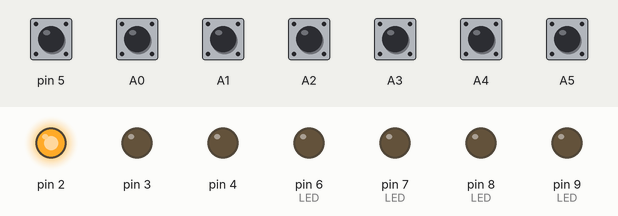
This sketch was run on a simulated Arduino Uno, built with avr-gcc and run on an emulated ATmega328P. Shown: output pins drawn as LEDs (lit = HIGH). Inputs (shaded band) come from the test bench; at power-on: A0–5, pin 5 HIGH. What the sketch prints to the serial monitor is not drawn.

Above: at 1.2 s.
1.3 s: A4 pulled LOW for 0.15 s
At 1.4 s:
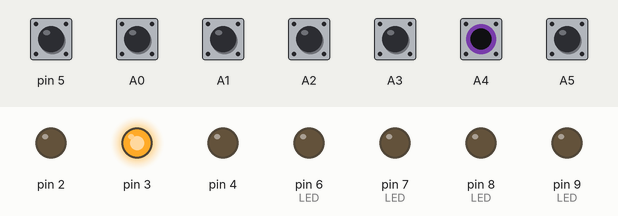
Timing chart, 0 to 4.3 s (numbered marks = the images above; inputs shaded):
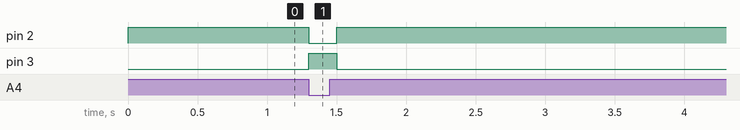

Measured:
- after the input at 1.3 s, pin 2: HIGH → LOW at once, → HIGH 0.20 s later; pin 3: LOW → HIGH at once, → LOW 0.20 s later

The sketch:

circuit_board.ino
```cpp
#include <Arduino.h>

char state[] = "00000000";
int is_button0_pushed = 0;
int is_button1_pushed = 0;
int is_button2_pushed = 0;
int is_button3_pushed = 0;
int is_button4_pushed = 0;

unsigned long previous_time;

void setup()
{
    Serial.begin(9600);

    // 出力ピンの設定
    pinMode(2, OUTPUT); // LED上（Automatic）
    pinMode(3, OUTPUT); // LED中（Macual(Record)）
    pinMode(4, OUTPUT); // LED下（Manual(Train)）
    pinMode(6, OUTPUT); // LED（左上ボタン）
    pinMode(7, OUTPUT); // LED（右上ボタン）
    pinMode(8, OUTPUT); // LED（左下ボタン）
    pinMode(9, OUTPUT); // LED（右下ボタン）

    // 入力ピンの設定
    pinMode(A0, INPUT_PULLUP); // 左上ボタン   state: 0
    pinMode(A1, INPUT_PULLUP); // 右上ボタン   state: 1
    pinMode(A2, INPUT_PULLUP); // 左下ボタン   state: 2
    pinMode(A3, INPUT_PULLUP); // 右下ボタン   state: 3
    pinMode(5, INPUT_PULLUP);  // Forgetボタン state: 4
    pinMode(A4, INPUT_PULLUP); // 左トグルスイッチ（Auto/Manual）  state:5
    pinMode(A5, INPUT_PULLUP); // 右トグルスイッチ（Collect/Train）state:6

    previous_time = millis();
}

void loop()
{
    // イベント通知
    if (state[5] == '0')
    {
        if (digitalRead(A0) == LOW)
            is_button0_pushed = 1;
        else if (is_button0_pushed == 1)
        {
            changeButtonState(0);
            is_button0_pushed = 0;
        }
        if (digitalRead(A1) == LOW)
            is_button1_pushed = 1;
        else if (is_button1_pushed == 1)
        {
            changeButtonState(1);
            is_button1_pushed = 0;
        }
        if (digitalRead(A2) == LOW)
            is_button2_pushed = 1;
        else if (is_button2_pushed == 1)
        {
            changeButtonState(2);
            is_button2_pushed = 0;
        }
        if (digitalRead(A3) == LOW)
            is_button3_pushed = 1;
        else if (is_button3_pushed == 1)
        {
            changeButtonState(3);
            is_button3_pushed = 0;
        }
        if (digitalRead(5) == LOW)
            is_button4_pushed = 1;
        else if (is_button4_pushed == 1)
        {
            changeButtonState(4);
            is_button4_pushed = 0;
        }
    }

    // 状態連絡
    state[5] = '0' + digitalRead(A4);
    state[6] = '0' + digitalRead(A5);
    unsigned long current_time = millis();
    if (current_time - previous_time > 1000 || current_time - previous_time < 0)
    {
        SendStateNotification();
        previous_time = current_time;
    }

    // PCからの制御出力取得
    if (state[5] == '1')
    {
        if (Serial.available() > 0)
        {
            // シリアル通信から文字列を読み取る
            String receivedString = Serial.readStringUntil('\n');

            // 受信した文字列を1文字ずつ処理する
            if (receivedString[0] == 'C' && receivedString.length() == 7)
            {
                for (int i = 0; i < 4; i++)
                {
                    if (receivedString[i + 1] == '0' || receivedString[i + 1] == '1')
                        state[i] = receivedString[i + 1];
                }
                if (receivedString[5] == '0' || receivedString[5] == '1' || receivedString[5] == '2' || receivedString[5] == '3')
                    state[7] = receivedString[5];
            }
        }
    }

    // リレー操作
    if (state[0] == '1')
        digitalWrite(6, HIGH);
    else
        digitalWrite(6, LOW);
    if (state[1] == '1')
        digitalWrite(7, HIGH);
    else
        digitalWrite(7, LOW);
    if (state[2] == '1')
        digitalWrite(8, HIGH);
    else
        digitalWrite(8, LOW);
    if (state[3] == '1')
        digitalWrite(9, HIGH);
    else
        digitalWrite(9, LOW);

    // LED表示
    if (state[5] == '1')
    {
        digitalWrite(2, HIGH);
        digitalWrite(3, LOW);
        digitalWrite(4, LOW);
        // 状態2の場合は点滅
        if (state[7] == '2')
        {
            delay(100);
            digitalWrite(2, LOW);
            digitalWrite(4, HIGH);
        }
    }
    else
    {
        if (state[6] == '1')
        {
            digitalWrite(2, LOW);
            digitalWrite(3, HIGH);
            digitalWrite(4, LOW);
        }
        else
        {
            digitalWrite(2, LOW);
            digitalWrite(3, LOW);
            digitalWrite(4, HIGH);
            // 状態2の場合は点滅
            if (state[7] == '2')
            {
                delay(100);
                digitalWrite(4, !digitalRead(4));
            }
        }
    }

    delay(100);
}

void changeButtonState(int switchNum)
{
    if (state[switchNum] == '1')
    {
        state[switchNum] = '0';
    }
    else
    {
        state[switchNum] = '1';
    }
    SendEventNotification();
    delay(100); // チャタリング対策
}

void SendEventNotification()
{
    Serial.print("E");
    Serial.print(state[0]);
    Serial.print(state[1]);
    Serial.print(state[2]);
    Serial.print(state[3]);
    Serial.print(state[4]);
    Serial.println("");
}

void SendStateNotification()
{
    Serial.print("S");
    Serial.print(state[0]);
    Serial.print(state[1]);
    Serial.print(state[2]);
    Serial.print(state[3]);
    Serial.print(state[5]);
    Serial.print(state[6]);
    Serial.print(state[7]);
    Serial.println("");
}
```
